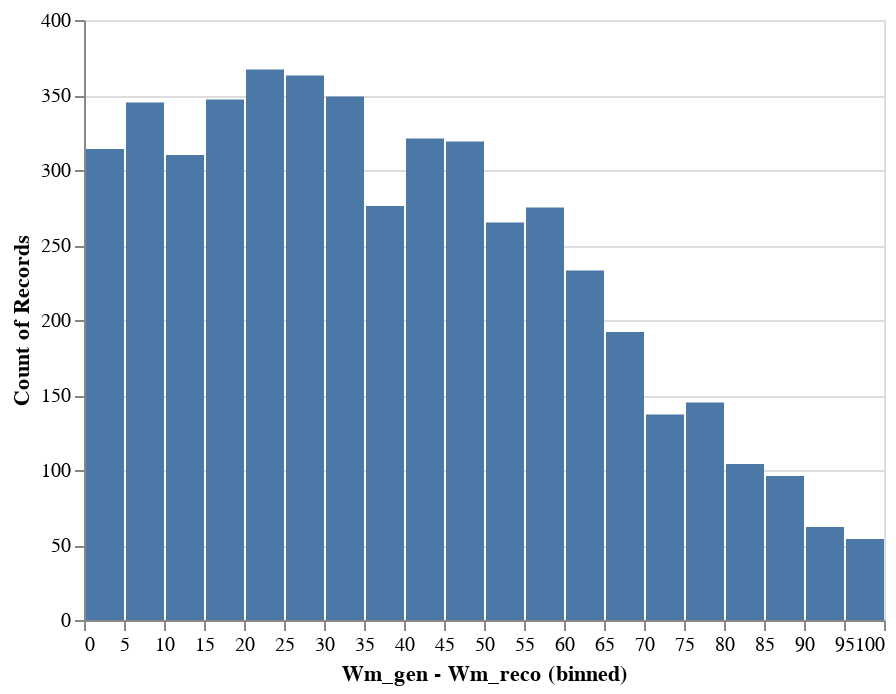

Notebook code for this chart:
### Code cell
jigsaw_difference = pd.DataFrame({'Wm_gen - Wm_reco': y_test.values[:, 0] - jigsaw_test[definitions.JIGSAW_TARGETS[dataset][target][0]].values})
alt.Chart(jigsaw_difference).mark_bar().encode(alt.X("Wm_gen - Wm_reco:Q", bin=alt.Bin(extent=[0, 100], step=5)), y="count()")

### Figure 1 — Vega-Lite specification as saved in the notebook (floating-point values rounded to 4 significant figures; data arrays with more than 128 entries replaced by an {"elided": "..."} marker saying what was removed)
{"config": {"view": {"continuousWidth": 400, "continuousHeight": 300}}, "data": {"name": "data-587b621a315c2f24cadb6df3867e104d"}, "mark": "bar", "encoding": {"x": {"type": "quantitative", "bin": {"extent": [0, 100], "step": 5}, "field": "Wm_gen - Wm_reco"}, "y": {"type": "quantitative", "aggregate": "count"}}, "$schema": "https://vega.github.io/schema/vega-lite/v4.0.2.json", "datasets": {"data-587b621a315c2f24cadb6df3867e104d": {"elided": "10000 records"}}}
